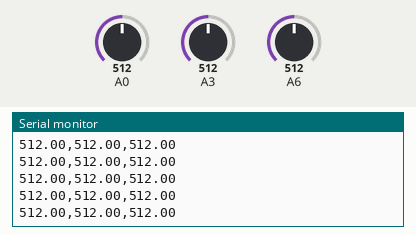
This sketch was run on a simulated Arduino Nano, built with avr-gcc and run on an emulated ATmega328P. Parts: the last lines printed to the serial monitor. The inputs (shaded band) are chosen by the test bench; at power-on: A0 = 512, A3 = 512, A6 = 512.

Above: at 1.2 s.
1.3 s: A0 set to 990
At 2.3 s:
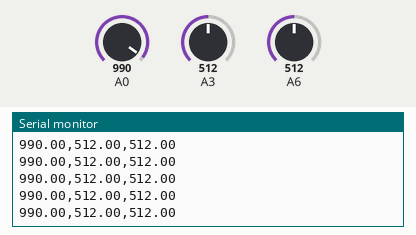
2.8 s: A0 set to 1012
At 3.5 s:
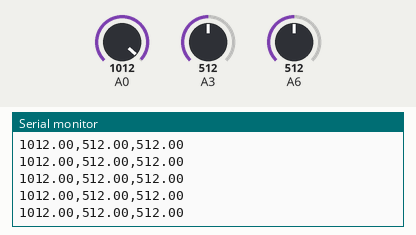
Timing chart, 0 to 4.8 s (numbered marks = the images above; inputs shaded):
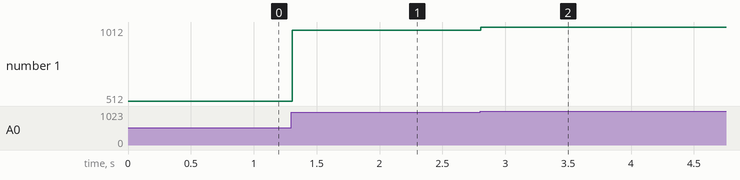

Measured:
- after the input at 1.3 s, the serial monitor: prints a new line at once (image 1)
- after the input at 2.8 s, the serial monitor: prints a new line at once (image 2)
- plotted number 1: 512 → 990 after the input at 1.3 s, 990 → 1012 after the input at 2.8 s

The sketch:

VoltageCalibrationV1.2_CalibrationEquiation2Line.ino
```cpp
float peak1,peak2,peak3 = 0;
float peakBefore = 0;
float vmax,vrms = 0;
float fc = 0.88582677165354330708661417322835; //When constant calibration y = 225 v

void setup() {
  // put your setup code here, to run once:
  Serial.begin(115200);
  Serial.println(" ");
  Serial.println("Start!");
}

int voltageMeasure(){

}

void loop() {
  // put your main code here, to run repeatedly:
  peak1 = analogRead(A0);
  peak2 = analogRead(A3);
  peak3 = analogRead(A6);
//  if(peak>peakBefore){
//    peakBefore = peak;
//    vmax = peak;
////    Serial.println(vmax);
//  }
//  if(peak<peakBefore){
//    peakBefore = peak;
//    vrms = ((0.244*vmax)-744.32); // equation of two lines
//    vrms = vrms * fc;
//    Serial.println(peak1);
    Serial.print(peak1);Serial.print(",");Serial.print(peak2);Serial.print(",");Serial.println(peak3);
//  }
}
```
